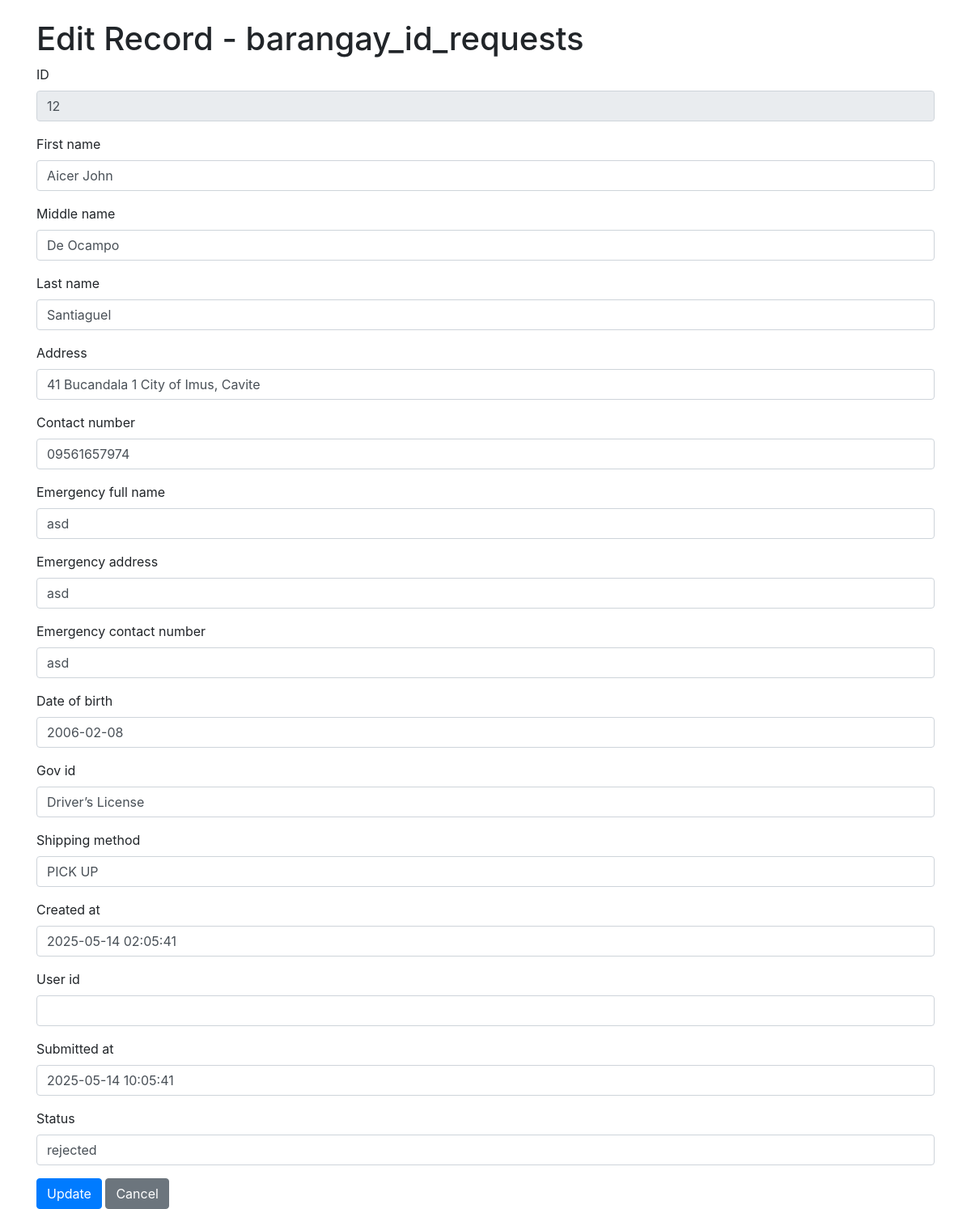
/edit.php?entity=barangay_id_requests&id=12&tab=barangay_id_requests (signed in), run on the app's committed database.
### tables this page shows
CREATE TABLE `barangay_id_requests` (
  `id` int(11) NOT NULL,
  `first_name` varchar(100) NOT NULL,
  `middle_name` varchar(100) NOT NULL,
  `last_name` varchar(100) NOT NULL,
  `address` varchar(255) NOT NULL,
  `contact_number` varchar(20) NOT NULL,
  `emergency_full_name` varchar(100) NOT NULL,
  `emergency_address` varchar(255) NOT NULL,
  `emergency_contact_number` varchar(20) NOT NULL,
  `date_of_birth` date NOT NULL,
  `gov_id` varchar(100) NOT NULL,
  `shipping_method` varchar(50) NOT NULL,
  `created_at` timestamp NOT NULL DEFAULT current_timestamp(),
  `user_id` int(11) DEFAULT NULL,
  `submitted_at` datetime NOT NULL DEFAULT current_timestamp(),
  `status` varchar(50) NOT NULL DEFAULT 'pending'
);

### edit.php (the view, shortened to what this page needs)
<?php
$servername = "localhost";
$username_db = "root";
$password_db = "";
$dbname = "barangay_db";
try {
    $dsn = "mysql:host=$servername;dbname=$dbname;charset=utf8mb4";
    $pdo = new PDO($dsn, $username_db, $password_db, [
        PDO::ATTR_ERRMODE => PDO::ERRMODE_EXCEPTION,
        PDO::ATTR_DEFAULT_FETCH_MODE => PDO::FETCH_ASSOC,
    ]);
} catch (PDOException $e) {
    die("Connection failed: " . $e->getMessage());
}
$entity = $_GET['entity'];
$id = (int)$_GET['id'];
try {
    $stmt = $pdo->prepare("SELECT * FROM $entity WHERE id = ?");
    $stmt->execute([$id]);
    $record = $stmt->fetch();
} catch (PDOException $e) {
    die("Error fetching record: " . $e->getMessage());
}
function renderFormFields($record) {
    foreach ($record as $key => $value) {
        if ($key === 'id') {
            echo "<div class='form-group'>";
            echo "<label>ID</label>";
            echo "<input type='text' class='form-control' name='id' value='" . htmlspecialchars($value) . "' readonly>";
            echo "</div>";
            continue;
        }
        echo "<div class='form-group'>";
        echo "<label>" . ucfirst(str_replace('_', ' ', $key)) . "</label>";
        echo "<input type='text' class='form-control' name='" . htmlspecialchars($key) . "' value='" . htmlspecialchars($value) . "' required>";
        echo "</div>";
    }
}
?>
<!DOCTYPE html>
<html lang="en">
<head>
    <link rel="stylesheet" href="https://cdnjs.cloudflare.com/ajax/libs/twitter-bootstrap/4.3.1/css/bootstrap.min.css" />
</head>
<body>
<div class="container mt-4">
    <h1>Edit Record - <?php echo htmlspecialchars($entity); ?></h1>
    <form method="post">
        <?php renderFormFields($record); ?>
        <button type="submit" name="submit" class="btn btn-primary">Update</button>
        <a href="admin_page.php" class="btn btn-secondary">Cancel</a>
    </form>
</div>
</body>
</html>

### data on the page
barangay_id_requests: id "12", first_name "Aicer John", middle_name "De Ocampo", last_name "Santiaguel", address "41 Bucandala 1 City of Imus, Cavite", contact_number "09561657974", emergency_full_name "asd", emergency_address "asd", emergency_contact_number "asd", date_of_birth "2006-02-08", gov_id "Driver’s License", shipping_method "PICK UP", created_at "2025-05-14 02:05:41", submitted_at "2025-05-14 10:05:41", status "rejected"

### other printed values
$entity "barangay_id_requests"
str_replace('_', ' ', $key) "First name"
str_replace('_', ' ', $key) "Middle name"
str_replace('_', ' ', $key) "Last name"
str_replace('_', ' ', $key) "Address"
str_replace('_', ' ', $key) "Contact number"
str_replace('_', ' ', $key) "Emergency full name"
str_replace('_', ' ', $key) "Emergency address"
str_replace('_', ' ', $key) "Emergency contact number"
str_replace('_', ' ', $key) "Date of birth"
str_replace('_', ' ', $key) "Gov id"
str_replace('_', ' ', $key) "Shipping method"
str_replace('_', ' ', $key) "Created at"
str_replace('_', ' ', $key) "User id"
str_replace('_', ' ', $key) "Submitted at"
